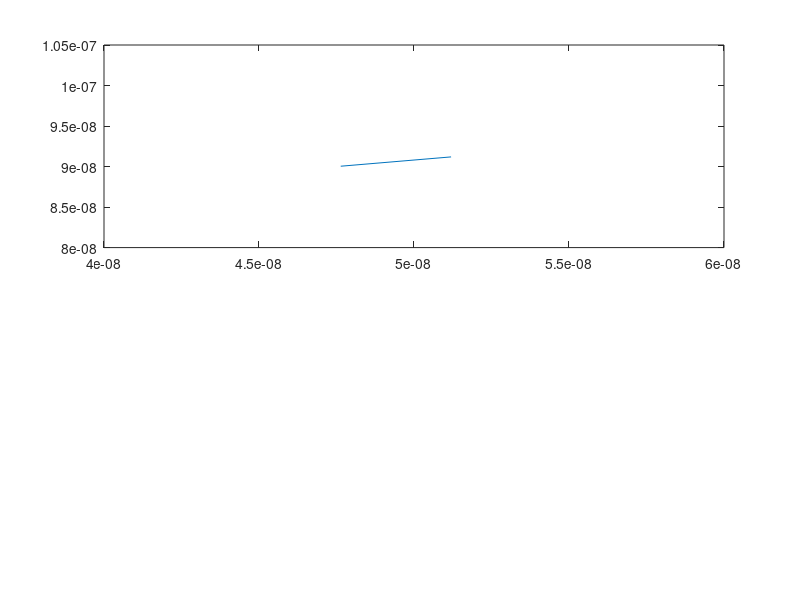

MATLAB code for this plot: (Note: this script raises an error after producing the figure.)
%% Assigment 1 - Simulation 1
% Basic Electron Modelling - 
% Jinseng Vanderkloot 101031534
%% 
% The purpose of Simulation 1 is to place electrons randomly inside the 
% designated area. They will all have the same relative velocity but travel
% in random directions. When they make contact with the top or bottom
% boundary, they will "bounce" off them and travel in the opposite
% direction. When they encounter the side walls, the electron will travel
% from one side to the other to maintain the electron density in the 
% designated area 

%% Initialization of individual electron values
clc
clear all 
close all

m0 = 9.10938215e-31;            % electron mass
mn = 0.26*m0;                   % Effective mass
Temp = 300;                     % Inital Temp (K)
kb = 1.3806504e-23;             % Boltzmann constant
tmn = 0.2e-12;                  % Mean time between collision 

%% vth and MFP

%Thermal Velocity (Question 1.A) 
vt=sqrt((2*kb*Temp)/mn);        % Sim in 2D so (2*kb*Temp), 3D is (3*kb*Temp)
fprintf("Thermal Velocity = %d m/s \n", vt);

% Mean free path (Velocity * minimum time between collision) (Question 1.B)
meanFreePath = vt * tmn;
fprintf("Mean free path = %d \n", meanFreePath);

%% Electrons position and velocity arrays

% Plotting Area 
wArea = 200e-9;
lArea = 100e-9;

numElec = 1000;                 %Number of simulated Electrons 
numEPlot = 10;                  %Number of plotted Electrons 
dt = (lArea*wArea);             %Typically 1/100 of region size
stepsTot = 200;                 %Total amount of steps (1000 was a long simulation) 
tTot= stepsTot*dt;              %Total Simulation time 
x = zeros(1,numElec);           %Inital X matrix          
y = zeros(1,numElec);           %Inital y matrix  
vx = zeros(1,numElec);          %Inital velocity x matrix  
vy = zeros(1,numElec);          %Inital velocity y matrix
vtot = zeros(1,numElec);        %Inital velocity matrix
colors = rand(numElec,3);       %Color assignment for each electron                   


%% Electron Random Assignments
for cnt = 1:numElec
    x(cnt)=rand()*wArea;
    y(cnt)=rand()*lArea;
    angle = (2*pi*rand());
    vx(cnt)=sqrt(vt^2)*cos(angle);   % velocity * random direction   
    vy(cnt)=sqrt(vt^2)*sin(angle);   % velocity * random direction
    vtot(cnt)= sqrt (vx(cnt)^2)+(vy(cnt)^2);
end
%% Main Loop 

t=0;
intCNT = 2;
eTemp(1) = Temp;
while t < tTot
    t = t + dt; 
    
    %Store old position 
    oldx = x;
    oldy = y;
    
    %Update to new position 
    x(1:numElec) = x(1:numElec) + (vx(1:numElec).*dt);
    y(1:numElec) = y(1:numElec) + (vy(1:numElec).*dt);
    
    vtot(1:numElec)= sqrt ((vx(1:numElec).^2)+(vy(1:numElec).^2));
    
    %Apply boundary conditions 
    for check = 1:numElec
        %If bottom contact, bounce off in opposite direction
        if (y(check)<=0)
            y(check) = 0;
            vy(check) = -vy(check);
        end
        %If top contact, bounce off in opposite directio
        if (y(check)>=lArea)
            y(check) = lArea;
            vy(check) = -vy(check);
        end
        %if left side of box, come out right side 
        if(x(check)<=0)
           x(check) = x(check) + wArea;
        end
        %if right side of box, come out left side
        if(x(check)>=wArea)
          x(check) = x(check) - wArea;
        end
    end 

    %Plot Boundary and map some electrons
    for Eplot = 1:numEPlot
        subplot (2,1,1)
        %if the electron went out of sides and back on other side, do not
        %draw line
        if abs(oldx(Eplot)-x(Eplot))<(wArea/2)
            p = plot([oldx(Eplot),x(Eplot)],[oldy(Eplot),y(Eplot)]);
        end
        p.Color=colors(Eplot,:);
        axis([0,wArea,0,lArea]);
        title('Electron Model'), xlabel('Position (m)', 'FontSize', 10), ylabel('Position (m)', 'FontSize', 10);
        
        hold on;
    end 
    pause(0.01);
    
    %Plot Averge Temprature in the system
    subplot (2,1,2)
    Time(:,intCNT) = t;
    allT = ((vtot(:).^2).*mn)./(2*kb);
    eTemp(:,intCNT) = mean(allT);
     
    plot(Time,eTemp,"r");
    title('Averge Temp'),xlabel('Time (s)', 'FontSize', 10), ylabel('Temp (K)', 'FontSize', 10), ylim([299,301]); 
    hold on;
    intCNT = intCNT +1; 

end 
